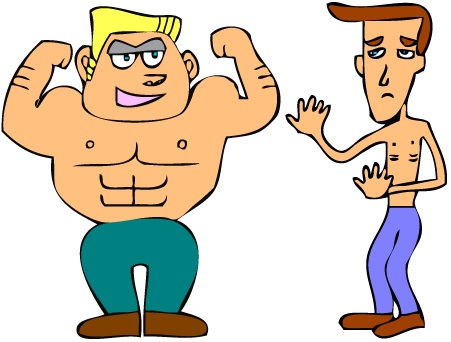
#> input picture tutorial/opencv-tutorial/brothers.jpg, 451 x 342 px
$ python loading-image.py
#> lines starting #> are read from the running program, lines starting #| are printed output that depends on the picture
"""
https://pythonprogramming.net/loading-images-python-opencv-tutorial/
"""

from matplotlib import pyplot as plt


img = plt.imread('brothers.jpg')
#> img is the input picture: shape (342, 451, 3); mean R, G, B 215.2, 203.4, 186.2

plt.imshow(img, cmap='gray', interpolation='bicubic')
# to hide tick values on X and Y axis
# plt.xticks([])
# plt.yticks([])
plt.axis("off")

plt.plot([200, 300, 400], [100, 200, 300], 'c', linewidth=5)
plt.show()
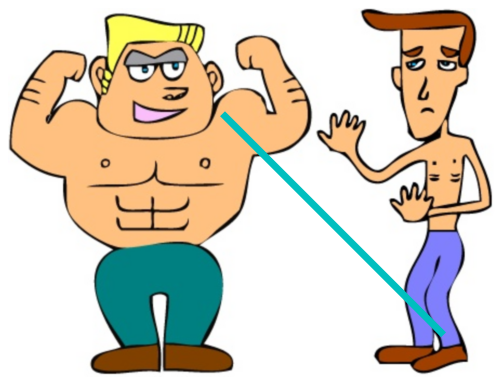
#> figure drawn by matplotlib, 1 panel

# cv2.imwrite('imagegray.png', img)

$ run again, with tutorial/opencv-tutorial/colors.jpg copied over tutorial/opencv-tutorial/brothers.jpg
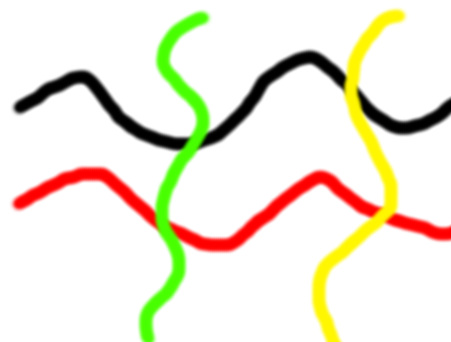
#> input picture tutorial/opencv-tutorial/colors.jpg, 451 x 342 px
#> img is the input picture: shape (342, 451, 3); mean R, G, B 238.4, 234.1, 217.8
#> `plt.show()`:
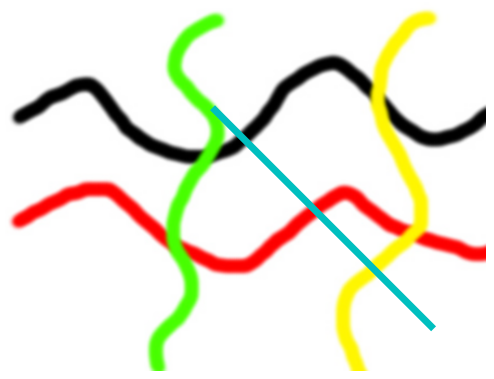
#> figure drawn by matplotlib, 1 panel

$ run again, with tutorial/opencv-tutorial/opencv-corner-detection-sample.jpg copied over tutorial/opencv-tutorial/brothers.jpg
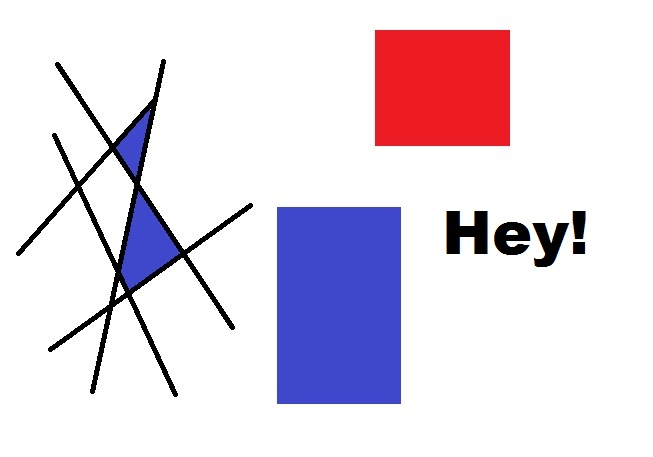
#> input picture tutorial/opencv-tutorial/opencv-corner-detection-sample.jpg, 653 x 457 px
#> img is the input picture: shape (457, 653, 3); mean R, G, B 227, 216.9, 229.7
#> `plt.show()`:
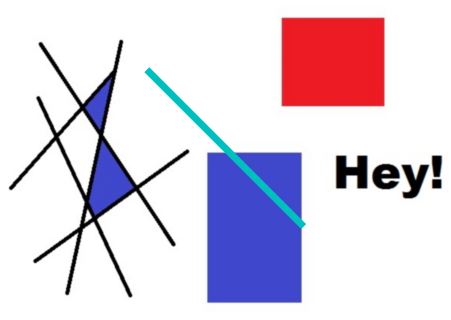
#> figure drawn by matplotlib, 1 panel
